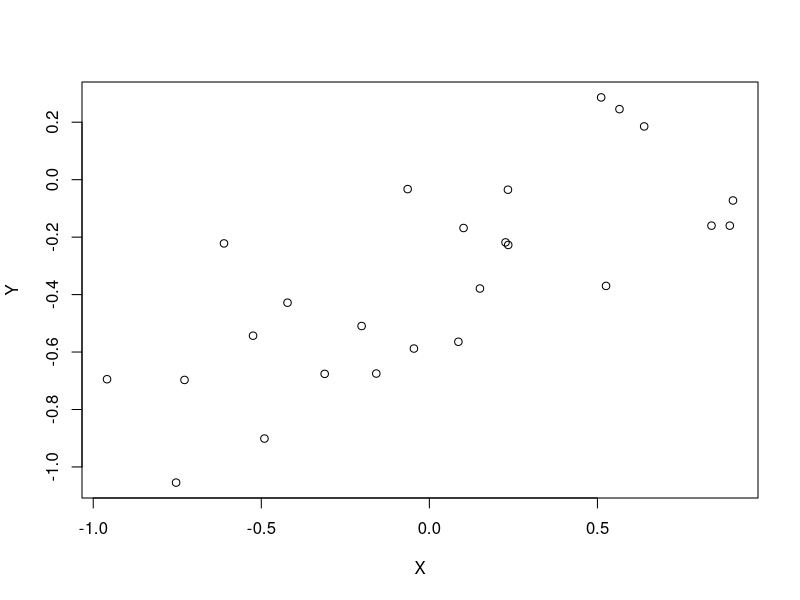
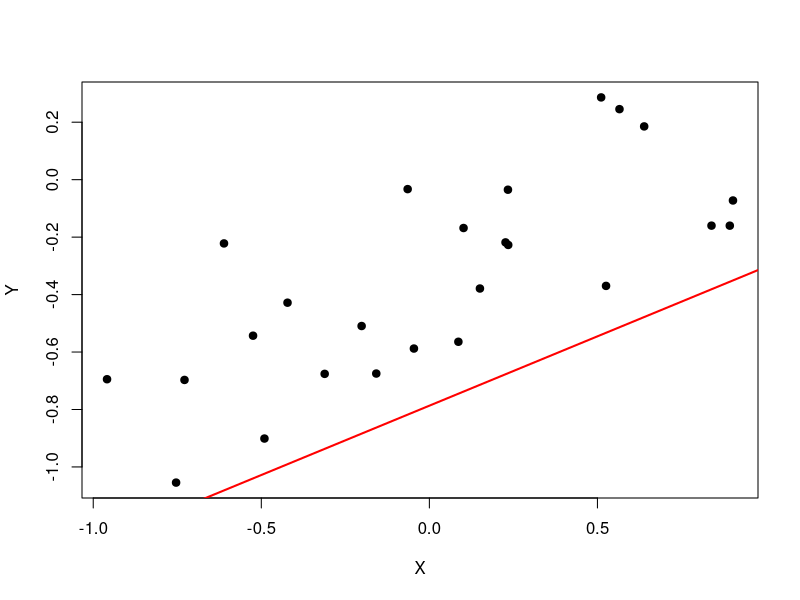
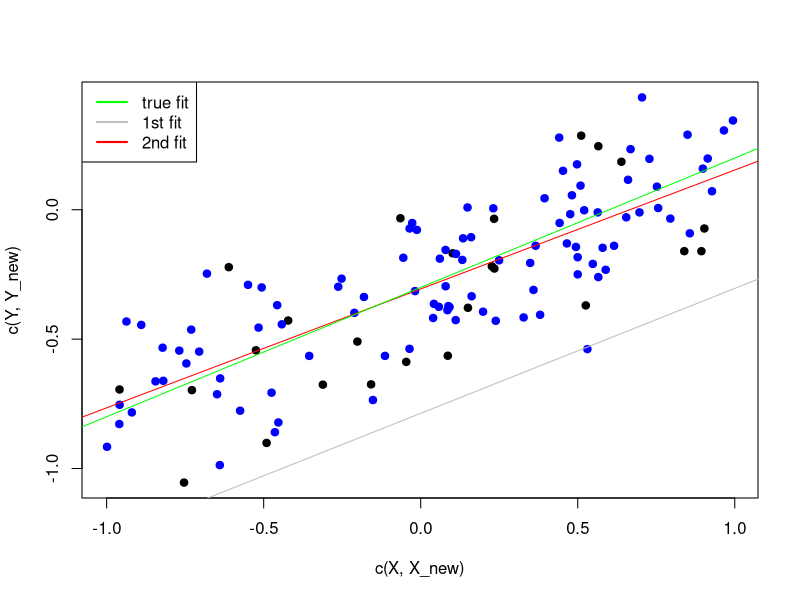
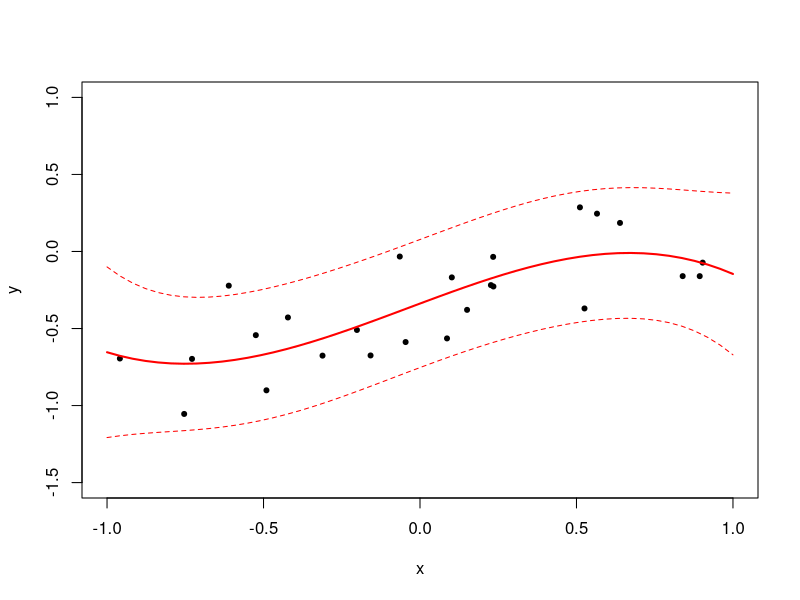
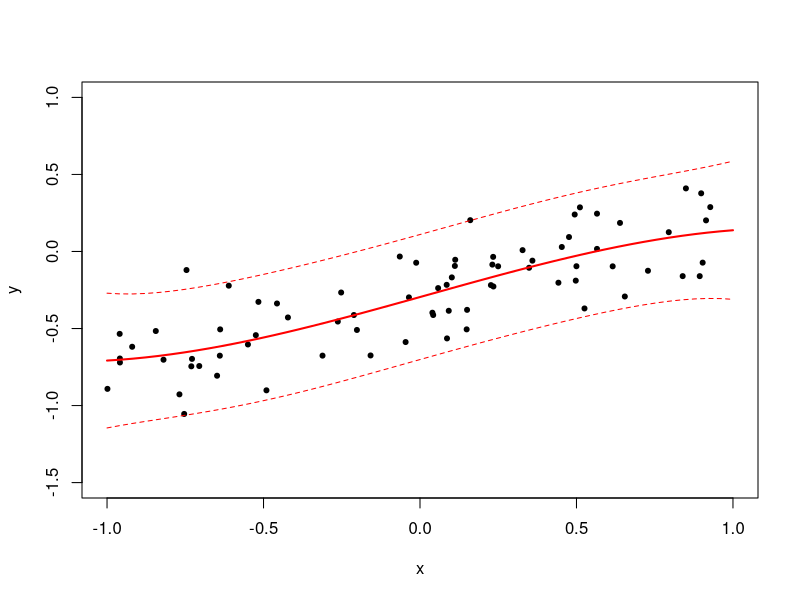

Here is the R script that generated these plots, in order:
## ---- chunk 1
knitr::opts_chunk$set(echo = FALSE)
## ---- chunk 2
make_X <- 
  function(n) {
    runif(n,-1,1)
  }

a0 <- -0.3 # the true values (unknown to model)
a1 <-  0.5

sigma <- 0.2
beta  <- 1/sigma^2  # precision

make_Y <- 
  function(xs) {
    a0 + a1*xs + rnorm(length(xs),0,sigma)
  }

set.seed(121) 
X <- make_X(25) # make some points
Y <- make_Y(X)
## ---- chunk 3
plot(X, Y)
## ---- chunk 4
one <- function(x) rep(1,length(x))
id  <- function(x) x
sq  <- function(x) x^2
x3  <- function(x) x^3
x4  <- function(x) x^4
## ---- chunk 5
# uses linear regression basis (phi) by default 
compute_posterior <- 
  function(X, Y, m_old, S_old, phi= c(one, id) ) {
    Phi <- sapply(phi, function(base) base(X))  # make design matrix
    
    if(length(X)==1)  # type hack, with just 1 point, R makes a vector, not a matrix
      Phi <- t(as.matrix(Phi))                               
    
    
    S_new <- solve(solve(S_old) + beta * t(Phi) %*% Phi)
    m_new <- S_new %*% (solve(S_old) %*% m_old + beta * t(Phi) %*% Y)
    
    list(m=m_new, S=S_new)  # return the new updated parameters
  }
## ---- chunk 6
alpha <- 2.0
m_0 <- c(0,0)         # we know the mean is (0,0), otherwise, center first
S_0 <- alpha * diag(2)  # relatively uninformative prior
## ---- chunk 7
posterior_1 <- compute_posterior(X, Y, m_0, S_0, phi= c(x4, id))
posterior_1
## ---- chunk 8
plot(X, Y, pch=19, col="black")
abline(posterior_1$m, col="red", lwd=2)
## ---- chunk 9
X_new <- make_X(100) # more points are available!
Y_new <- make_Y(X_new)

posterior_2 <- compute_posterior(X_new,  Y_new, posterior_1$m, posterior_1$S)
posterior_2$m
## ---- chunk 10
plot(c(X,X_new),
     c(Y,Y_new),
     type="n")

legend("topleft",
       c("true fit","1st fit","2nd fit"), 
       col = c("green","grey","red"), 
       lty = 1,
       lwd = 2) 

points(X,
       Y,
       pch=19,
       col="black")

points(X_new, 
       Y_new, 
       pch=19,
       col="blue")

abline(posterior_1$m, 
       col="grey")  # old fit

abline(posterior_2$m, 
       col="red")   # new fit

abline(c(-0.3,.5), 
       col="green") 
## ---- chunk 11
# return the predictive distribution's mean and 95% density interval
get_predictive_vals <- 
  function(x, m_N, S_N, phi) {
    
    phix <- sapply(phi, function(base) base(x))
    mean_pred <- t(m_N) %*% phix
    sd_pred  <- sqrt(1/beta + t(phix) %*% S_N %*% phix)
    
    c(mean_pred, mean_pred-2*sd_pred, mean_pred+2*sd_pred)
  }

## ---- chunk 12
draw_predictive <- 
  function(xs, m_N, S_N, phi) {
    
    vs <- rep(NA, length(xs))
    ys <- data.frame(means=vs, p2.5=vs, p97.5=vs)  # init dataframe
    
    for (i in 1:length(xs)) {  # compute predictive values for all xs
      ys[i,] <- get_predictive_vals(xs[i],m_N, S_N, phi)
    }
    
    # draw mean and 95% interval
    lines(xs, ys[,1], col="red", lwd=2)
    lines(xs, ys[,2], col="red", lty="dashed")
    lines(xs, ys[,3], col="red", lty="dashed")
  }
## ---- chunk 13
set.seed(121) 
X <- make_X(25) # make some points
Y <- make_Y(X)

phi <- c(one,id,sq,x3) # basis for the cubic regression
m_0 <- c(0,0,0,0)      # priors
S_0 <- alpha*diag(4) 

posterior_1 <- compute_posterior(X, Y, m_0, S_0, phi=phi)
m_N <- posterior_1$m
S_N <- posterior_1$S

plot(X, Y, pch=20, ylim=c(-1.5,1), xlim=c(-1,1), ylab="y", xlab="x")
xs <- seq(-1,1,len=50)
draw_predictive(xs, m_N, S_N, phi=phi)
## ---- chunk 14
X_new <- make_X(50) # more points are available!
Y_new <- make_Y(X_new)

posterior_2 <- 
  compute_posterior(X_new, Y_new, posterior_1$m, posterior_1$S, phi=phi)

m_N <- posterior_2$m

S_N <- posterior_2$S

plot(c(X,X_new), c(Y,Y_new), pch=20, ylim=c(-1.5,1), xlim=c(-1,1), ylab="y", xlab="x")
draw_predictive(xs, m_N, S_N, phi=phi)
